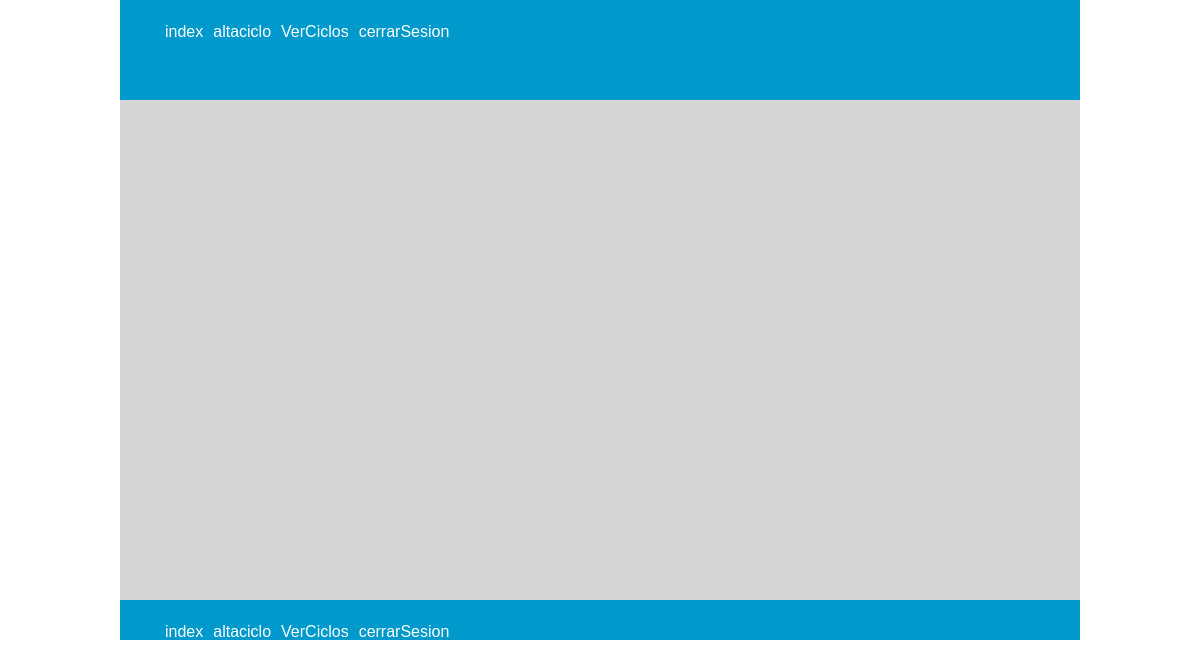
/index.php?accion=ciclo&opcion=listarfestivos&idciclo=2013B (signed in), run on an earlier commit of the app's database.
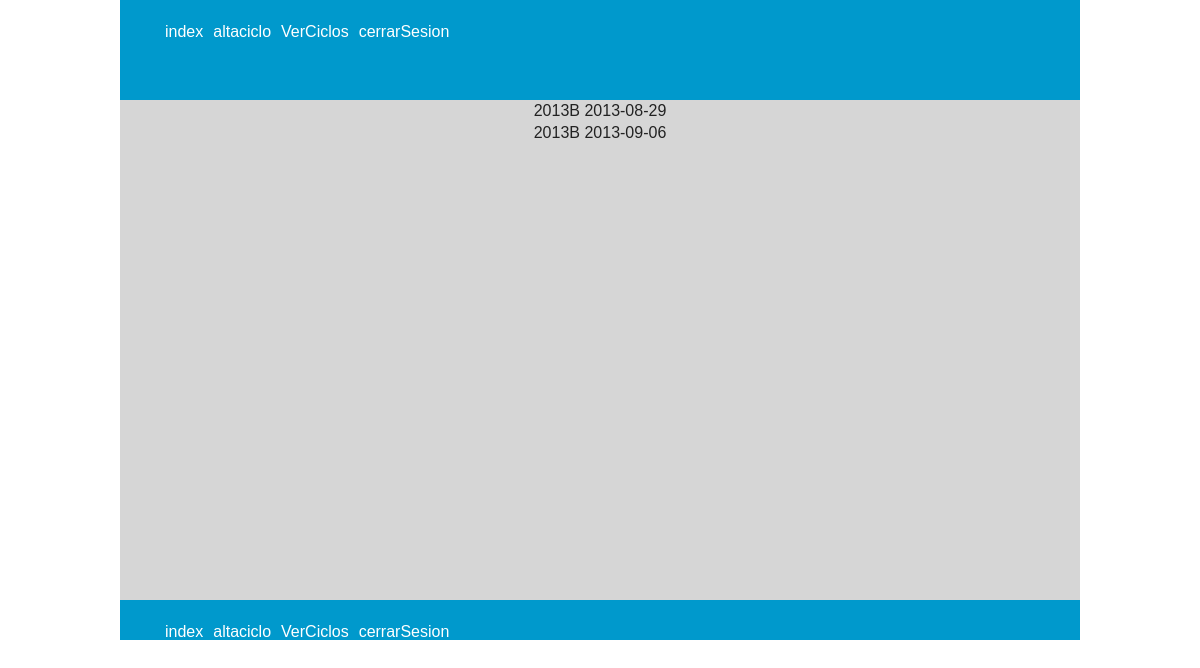
And on a later commit of the database.
### tables this page shows
CREATE TABLE IF NOT EXISTS `diasfestivos` (
  `idCiclo` varchar(11) NOT NULL,
  `diaFestivo` date NOT NULL
);

### controlador/menuCtl.php (called while the page is built, shortened)
<?php
class menuCtl {
    function menu() {
        if(!isset($_SESSION['rol'])) $menu = file_get_contents('../vista/menus/default.html');
        else
        {switch ($_SESSION['rol']) {
                    case '10':
                        $menu = file_get_contents('../vista/menus/admin.html');
                        break;
                }}
    return $menu;
    }
}
?>

### modelo/cicloMod.php (called while the page is built, shortened)
<?php
class cicloMod{
	function listarfestivos(){
		include('db_data.inc');
		$conexion = new mysqli($host,$user,$pass,$db);
		$idCiclo = $_REQUEST['idciclo'];
		$consulta = "SELECT * FROM diasfestivos WHERE idCiclo = '$idCiclo' ";
		$result = $conexion -> query($consulta);
		if(!$result->num_rows > 0)
			return FALSE;
		return $result;
		return $ciclo;
	}
}
?>

### www/index.php (called while the page is built, shortened)
<?php
 if(!isset($_REQUEST['accion'])){
	include('../controlador/defaultCtl.php');
	$controlador = new DefaultCtl();
	}else{
 switch($_REQUEST['accion']){
	case 'ciclo':
		include('../controlador/cicloCtl.php');
		$controlador = new cicloCtl();
		break;
 }
}
 $controlador->ejecutar();
?>

### controlador/cicloCtl.php (the view, shortened to what this page needs)
<?php
class cicloCtl{
	function ejecutar(){
			$file = file_get_contents('../vista/template.html');
			include('../modelo/cicloMod.php');
			$modelo = new cicloMod();
			$opcion = $_REQUEST['opcion'];
			if(!isset($_SESSION['uid'])){
						$file = str_ireplace('{cuerpo}' ,'Usted no ha iniciado sesion', $file);
						}
					else{
					$file = str_ireplace('Iniciar Sesion' ,'Cerrar Sesion', $file);
					switch ($_SESSION['rol']) {
						case '10':
							switch ($opcion) {
								case 'listarfestivos':
									$result = $modelo->listarfestivos();
									$table = '';
									while($row = mysqli_fetch_array($result)){
										$table .= $row['idCiclo']." ".$row['diaFestivo']."<br>";
									}
									$file = str_ireplace('{cuerpo}' , $table, $file);
									break;
							}
							break;
					}
				}
				include('../controlador/menuCtl.php');
				$vista2 = new menuCtl();
				$file = str_replace('{menu}', $vista2 -> menu() , $file);
				$file = str_replace('{footer}', $vista2 -> menu() , $file);
				echo $file;
		}
}
?>

### www/css/main.css (style rules this page uses)
html, button, input, select, textarea { color: #222; }
html { font-size: 1em; line-height: 1.4; }
html, body { height: 100%; margin: 0 auto; background:white; }
.container { margin: 0 auto; width: 960px; }
#header { height: 100px; width: 100%; background: #0099CC; }
.menu { list-style: none; float: left; width: 100%; }
.menu a { color: #fff; text-decoration: none; float: left; margin: 5px; }
#principal { text-align: center; }
#contenido { background: #d6d6d6; min-height: 500px; }
#footer { height: 40px; width: 100%; list-style: none; background: #0099CC; }
#footer a { color: #fff; text-decoration: none; float: left; margin: 5px; }

What changed in the data, as far as the page shows it:
added diasfestivos: idCiclo "2013B", diaFestivo "2013-08-29"
added diasfestivos: idCiclo "2013B", diaFestivo "2013-09-06"
